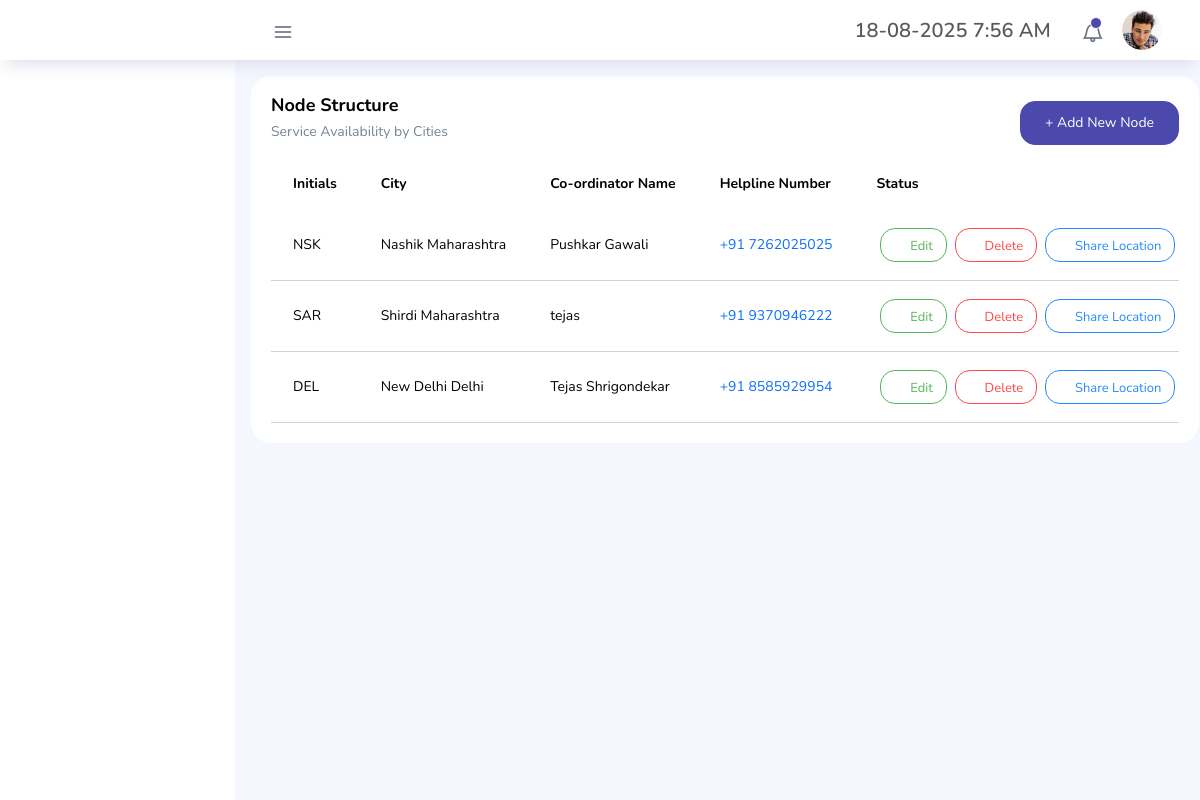
The app's page /add_node (signed in) with its own data.
### admin_dashboard/models.py (models this page shows, shortened)
class Node(models.Model):
    nodeID = models.AutoField(primary_key=True)
    nodeInitials = models.CharField(max_length=50)
    nodeName = models.CharField(max_length=50)
    nodeAddress = models.TextField()
    nodeCity = models.CharField(max_length=50)
    nodeState = models.CharField(max_length=50)
    nodePincode = models.CharField(max_length=50)
    coordinatorName = models.CharField(max_length=50)
    helplineNumber = models.CharField(max_length=50)
    nodeLatitude = models.CharField(max_length=100)  # Latitude, Longitude
    nodeLongitude = models.CharField(max_length=100)  # Latitude, Longitude

### admin_dashboard/views.py (the view, shortened to what this page needs)
# urls.py: path("add_node", views.add_node, name= "add_node"),
@login_required(login_url="")
@cache_control(no_cache=True, must_revalidate=True, no_store=True)
def add_node(request):
    nodes = Node.objects.all()
    context = {
        'page' : 'add_node',
        'user' : request.user,
        'nodes' : nodes
    }
    return render(request, "add_node.html", context)

### admin_dashboard/templates/add_node.html (shortened to what this page needs)
{% extends "base.html" %}
{% load static %}
{% block content %}
<div class="container-fluid page-body-wrapper">
    {% include "sidebar.html" %}
    <div class="main-panel">
        <div class="content-wrapper">
            <div class="row">
                <div class="col-lg-12 grid-margin stretch-card">
                    <div class="card">
                        <div class="card-body">
                            <div class="d-flex justify-content-between align-items-center">
                                <div>
                                    <h3 class="card-title mb-2">Node Structure</h3>
                                    <p class="card-description mb-2">Service Availability by Cities</p>
                                </div>
                                <button type="button" class="btn btn-primary" data-bs-toggle="modal"
                                    data-bs-target="#addNodeModal">
                                    + Add New Node
                                </button>
                            </div>
                            <div class="table-responsive mt-2">
                                <table class="table">
                                    <thead>
                                        <tr>
                                            <th>Initials</th>
                                            <th>City</th>
                                            <th>Co-ordinator Name</th>
                                            <th>Helpline Number</th>
                                            <th>Status</th>
                                        </tr>
                                    </thead>
                                    <tbody>
                                        {% for node in nodes %}
                                        <tr>
                                            <td>{{ node.nodeInitials }}</td>
                                            <td>{{ node.nodeCity }} {{ node.nodeState }} </td>
                                            <td>{{ node.coordinatorName }}</td>
                                            <td><a href="tel:+91{{ node.helplineNumber }}">+91 {{ node.helplineNumber }}</a></td>
                                            <td>
                                                <div class="d-flex flex-row align-items-center">
                                                    <button type="button"
                                                        class="btn btn-sm btn-outline-success btn-fw mx-1 edit-node-btn"
                                                        data-bs-toggle="modal" data-bs-target="#editNodeModal"
                                                        data-node-id="{{ node.nodeID }}"
                                                        data-node-initials="{{ node.nodeInitials }}"
                                                        data-coordinator-name="{{ node.coordinatorName }}"
                                                        data-helpline-number="{{ node.helplineNumber }}" >
                                                        <i class="mdi mdi-grease-pencil"></i> Edit
                                                    </button>
                                                    <a href="{% url 'delete_node' node.nodeID %}"
                                                        class="btn btn-sm btn-outline-danger btn-fw mx-1"><i
                                                            class="mdi mdi-delete"></i> Delete</a>
                                                    <button type="button"
                                                        class="btn btn-sm btn-outline-info btn-fw mx-1"
                                                        data-bs-toggle="popover" data-bs-html="true"
                                                        data-bs-title="Google Location" data-bs-content=""
                                                        data-latitude="{{ node.nodeLatitude }}"
                                                        data-longitude="{{ node.nodeLongitude }}">
                                                        <i class="mdi mdi-share"></i> Share Location
                                                    </button>
                                                </div>
                                            </td>
                                        </tr>
                                        {% endfor %}
                                    </tbody>
                                </table>
                            </div>
                        </div>
                    </div>
                </div>
            </div>
        </div>
    </div>
</div>
{% endblock content %}

### records on screen
Node: nodeInitials "NSK", nodeCity "Nashik", nodeState "Maharashtra", coordinatorName "Pushkar Gawali", helplineNumber "7262025025"
Node: nodeInitials "SAR", nodeCity "Shirdi", nodeState "Maharashtra", coordinatorName "tejas", helplineNumber "9370946222"
Node: nodeInitials "DEL", nodeCity "New Delhi", nodeState "Delhi", coordinatorName "Tejas Shrigondekar", helplineNumber "8585929954"
